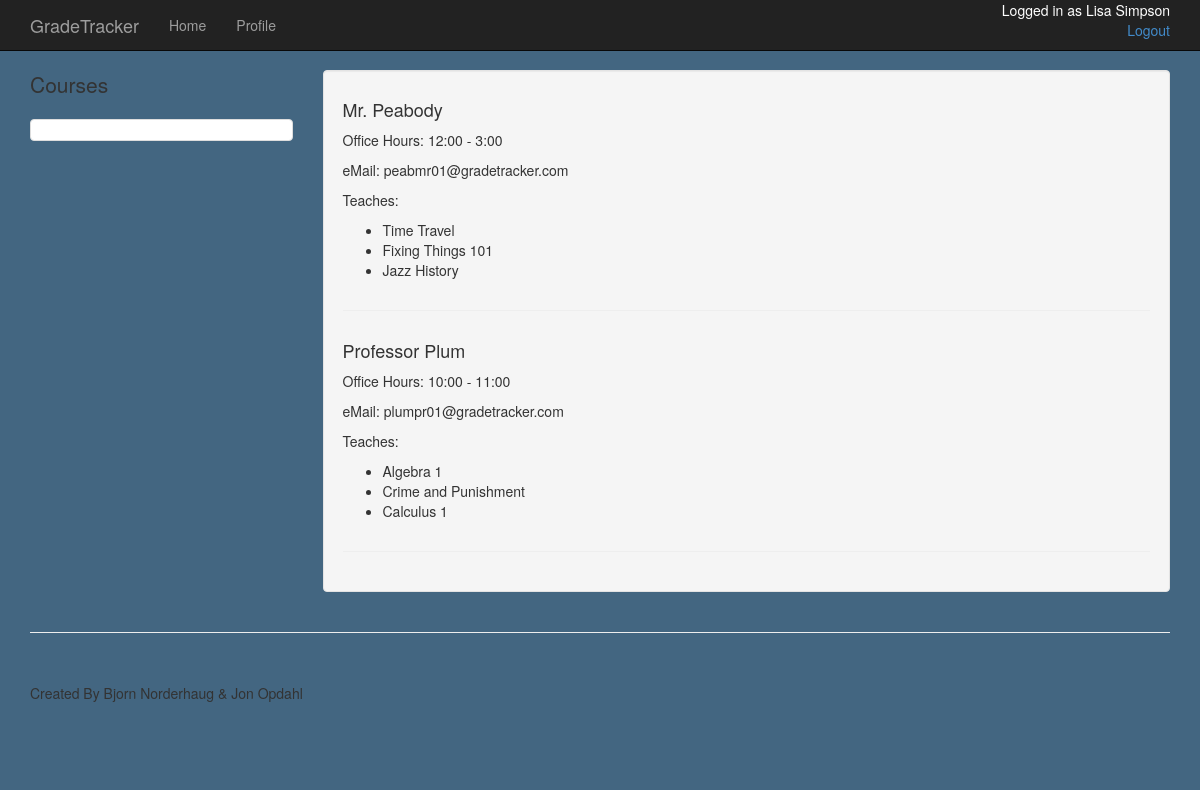
Page /admin/plumpr01/contacts (signed in) on the committed database.
### app/models.py (models this page shows, shortened)
class Student(db.Model):
	id = db.Column(db.String(8), primary_key=True)
	first_name = db.Column(db.String(50), index=True)
	last_name = db.Column(db.String(50), index=True)
	GPA = db.Column(db.Float)
	year = db.Column(db.Integer)
	total_credits = db.Column(db.Integer)
	student_pass = db.Column(db.String(50))
	classes = db.relationship('Classroom', backref='student')
	def __repr__(self):
		return (self.first_name + ' ' + self.last_name)

class Classroom(db.Model):
	__tablename__ = 'classroom'
	student_id = db.Column(db.String(8), db.ForeignKey('student.id'), primary_key=True)
	course_name = db.Column(db.String(80), db.ForeignKey('course.name'), primary_key=True)
	overall_grade = db.Column(db.String(1))
	possible = db.Column(db.Integer, default=0)
	grade = db.Column(db.Float, default=0)
	total_points = db.Column(db.Integer, default=0)
	course = db.relationship("Course", backref="stud_ass")
	assignments = db.relationship("Assignment",
									primaryjoin='Assignment.student_id == Classroom.student_id',
									backref='for_class')

class Admin(db.Model):
	id = db.Column(db.String(8), primary_key=True)
	first_name = db.Column(db.String(50), index=True)
	last_name = db.Column(db.String(50), index=True)
	admin_pass = db.Column(db.String(50))
	position = db.Column(db.String(50))
	email = db.Column(db.String(120))
	begin = db.Column(db.String(5))
	end = db.Column(db.String(5))
	classes = db.relationship("Course", backref="teacher", lazy='dynamic')
	def __repr__(self):
		return (self.first_name + ' ' + self.last_name)

class Course(db.Model):
	course_num = db.Column(db.Integer, primary_key=True)
	name = db.Column(db.String(80), index=True, unique=True)
	admin_id = db.Column(db.String(8), db.ForeignKey('admin.id'))
	def __repr__(self):
		return self.name

### app/views.py (the view)
@app.route('/admin/<id>/contacts')
@login_required
def adminContact(id):
	user = current_user
	admins = Admin.query.all()
	return render_template('admin_contact.html',
							admins=admins,
							user=user)

### app/views.py (called while the page is built)
@login_manager.user_loader
def load_user(id):
	user=Student.query.get(str(id))
	if user is None:
		user=Admin.query.get(str(id))
	return user

### app/templates/admin_contact.html
{% extends "new.html" %}
{% block content %}
    <div class="container">
        <div class="row">
            <div class="col-md-3">
                <p class="lead"> Courses </p>
                <div class="list-group">
                	{% for course in user.classes %}
                    <a href="/admin/{{user.id}}/{{course.name}}" class="list-group-item">{{ course.name}}</a>
                    {% endfor %}
                </div>
            </div>
            <div class="col-md-9">
                <div class="well">
                    {% for admin in admins %}
                    {% if admin != user %}
                    <div class="row">
                        <div class="col-md-12">
                        	<h4> {{admin}} </h4>
                            <p> Office Hours: {{admin.begin}} - {{admin.end}} </p>
                            <p> eMail: {{admin.email}} </p>
                            <p> Teaches:
                                <ul>
                                {%for c in admin.classes %}
                                    <li> {{c}} </li>
                                {% endfor %}
                                </ul>
                            </p>
                        </div>
                    </div>
                    <hr>
                    {% endif %}
                    {% endfor %}
                </div>
            </div>
        </div>
    </div>
{% endblock %}

### app/templates/new.html (shortened to what this page needs)
<!DOCTYPE html>
<html>
<head>
    <link href="/static/css/bootstrap.min.css" rel="stylesheet">
    <link href="/static/css/shop-item.css" rel="stylesheet">
</head>
<body style="background-color: #436681">
    <nav class="navbar navbar-inverse navbar-fixed-top" role="navigation">
        <div class="container">
            <div class="navbar-header">
                <a class="navbar-brand" href="/home">GradeTracker</a>
            </div>
            <div class="collapse navbar-collapse" id="bs-example-navbar-collapse-1">
                <ul class="nav navbar-nav">
                    <li>
                        <a href="/home">Home</a>
                    </li>
                    <li>
                        <a href="{{ url_for('profile') }}">Profile</a>
                    </li>
                </ul>
                <p id="login_status" class="pull_right">Logged in as {{ user }} <br>
					<a href="{{url_for('logout')}}" class="pull-right"> Logout </a>
				</p>
            </div>
        </div>
    </nav>
    {% block content %}{% endblock %}
    <div class="container">
        <hr>
        <footer>
            <div class="row">
                <div class="col-lg-12">
                    <p>Created By Bjorn Norderhaug & Jon Opdahl</p>
                </div>
            </div>
        </footer>
    </div>
</body>
</html>

### app/static/css/shop-item.css (style rules this page uses)
body { padding-top: 70px; }
footer { margin: 50px 0; }

### app/templates/new.html (style rules this page uses)
#login_status { float: right; color: white; height: inherit; }

### rows in the picture
Student: first_name+last_name "Lisa Simpson"
Admin: first_name+last_name "Mr. Peabody", begin "12:00", end "3:00", email "peabmr01@gradetracker.com"
Course: name "Time Travel"
Course: name "Fixing Things 101"
Course: name "Jazz History"
Admin: first_name+last_name "Professor Plum", begin "10:00", end "11:00", email "plumpr01@gradetracker.com"
Course: name "Algebra 1"
Course: name "Crime and Punishment"
Course: name "Calculus 1"
